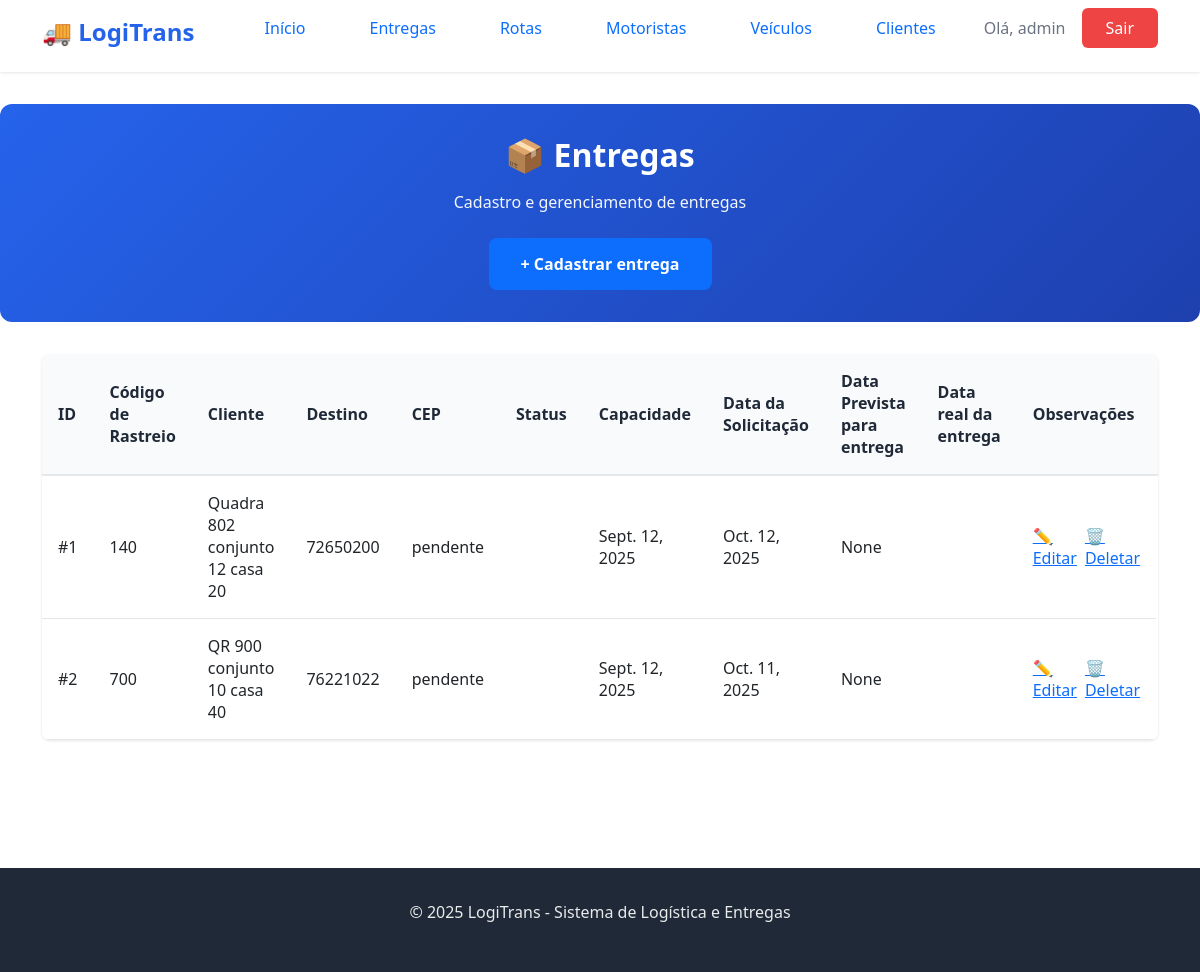
The app's page /list_entrega/ (signed in) with its own data.
### logistica/models.py (models this page shows, shortened)
class Entrega(models.Model):
    STATUS_ENTREGA = [
        ('pendente', 'Pendente'),
        ('em_transito', 'Em trânsito'),
        ('entregue', 'Entregue'),
        ('cancelada', 'Cancelada'),
        ('remarcada', 'Remarcada'),
    ]
    codigo_rastreio = models.IntegerField(unique=True)
    cliente = models.ForeignKey(Cliente, on_delete=models.CASCADE)
    endereco_origem = models.CharField(max_length=100)
    cep_origem = models.CharField(max_length=100)
    endereco_destino = models.CharField(max_length=100)
    cep_destino = models.CharField(max_length=8)
    status = models.CharField(max_length=100, choices=STATUS_ENTREGA, default='pendente')
    capacidade_necessaria = models.FloatField()
    valor_frete = models.FloatField()
    data_solicitacao = models.DateField()
    data_entrega_prevista = models.DateField()
    data_entrega_real = models.DateField(null=True, blank=True)
    obs = models.TextField()

### logistica/views.py (the view)
# urls.py: path('list_entrega/', views.list_entrega, name='list_entrega'),
@login_required()
def list_entrega(request):
    entregas = Entrega.objects.all()
    return render(request, 'log/list_entrega.html', {'entregas': entregas})

### logistica/templates/log/list_entrega.html (shortened to what this page needs)
{% extends 'log/base.html' %}
{% block content %}
<section class="hero hero-small">
    <div class="container">
        <div class="hero-content">
            <h1>📦 Entregas</h1>
            <p>Cadastro e gerenciamento de entregas</p>
            <a href="{% url 'criar_entrega' %}" class="btn-primary">+ Cadastrar entrega</a>
        </div>
    </div>
</section>
<section class="page-section">
    <div class="container">
        <div class="table-container">
            <table class="data-table">
                <thead>
                    <tr>
                        <th>ID</th>
                        <th>Código de Rastreio</th>
                        <th>Cliente</th>
                        <th>Destino</th>
                        <th>CEP</th>
                        <th>Status</th>
                        <th>Capacidade</th>
                        <th>Data da Solicitação</th>
                        <th>Data Prevista para entrega</th>
                        <th>Data real da entrega</th>
                        <th>Observações</th>
                    </tr>
                </thead>
                <tbody>
                    {% for entrega in entregas %}
                    <tr>
                        <td>#{{ entrega.id }}</td>
                        <td>{{ entrega.codigo_rastreio }}</td>
                        <td>{{ entrega.endereco_destino }}</td>
                        <td>{{ entrega.cep_destino }}</td>
                        <td>{{ entrega.status }}</td>
                        <td>{{ entrega.capacidade }}</td>
                        <td>{{ entrega.data_solicitacao }}</td>
                         <td>{{ entrega.data_entrega_prevista }}</td>
                        <td>{{ entrega.data_entrega_real }}</td>
                        <td>{{ entrega.data_obs }}</td>
                        <td>
                            <div class="action-buttons">
                                <a href="{% url 'atualizar_entrega' entrega.id %}"
                                   class="btn-action btn-edit"
                                   title="Editar">
                                    ✏️ Editar
                                </a>
                                <a href="{% url 'deletar_entrega' entrega.id %}"
                                   class="btn-action btn-delete"
                                   title="Deletar"
                                   onclick="return confirm('Tem certeza que deseja deletar essa entrega?')">
                                    🗑️ Deletar
                                </a>
                            </div>
                        </td>
                    </tr>
                    {% endfor %}
                </tbody>
            </table>
        </div>
    </div>
</section>
{% endblock %}

### logistica/templates/log/base.html (shortened to what this page needs)
{% load static %}
<html lang="pt-BR">
<head>
    <link rel="stylesheet" href="{% static 'log/style.css' %}">
    <link href="https://cdn.jsdelivr.net/npm/bootstrap@5.0.0-beta2/dist/css/bootstrap.min.css" rel="stylesheet">
</head>
<body>
    <nav class="navbar">
        <div class="container">
            <div class="nav-brand">
                <h1>🚚 LogiTrans</h1>
            </div>
            <ul class="nav-menu">
                <li><a href="{% url 'home' %}" class="nav-link">Início</a></li>
                {% if user.is_authenticated %}
                    <li><a href="{% url 'list_entrega' %}" class="nav-link">Entregas</a></li>
                    <li><a href="{% url 'list_rota' %}" class="nav-link">Rotas</a></li>
                    <li><a href="{% url 'list_motorista' %}" class="nav-link">Motoristas</a></li>
                    <li><a href="{% url 'list_veiculo' %}" class="nav-link">Veículos</a></li>
                    <li><a href="{% url 'list_cliente' %}" class="nav-link">Clientes</a></li>
                    <li class="user-info">
                        <span>Olá, {{ user.username }}</span>
                        <a href="{% url 'logout' %}" class="btn-logout">Sair</a>
                    </li>
                {% else %}
                    <li><a href="{% url 'login' %}" class="btn-login">Entrar</a></li>
                {% endif %}
            </ul>
        </div>
    </nav>
    <main class="main-content">
        {% block content %}
        {% endblock %}
    </main>
    <footer class="footer">
        <div class="container">
            <p>&copy; 2025 LogiTrans - Sistema de Logística e Entregas</p>
        </div>
    </footer>
</body>
</html>

### logistica/static/log/style.css (style rules this page uses)
* { margin: 0; padding: 0; box-sizing: border-box; }
:root { --primary-color: #2563eb; --primary-dark: #1e40af; --secondary-color: #10b981; --danger-color: #ef4444; --warning-color: #f59e0b; --text-primary: #1f2937; --text-secondary: #6b7280; --bg-light: #f9fafb; --bg-white: #ffffff; --border-color: #e5e7eb; --shadow: 0 1px 3px rgba(0, 0, 0, 0.1); --shadow-lg: 0 10px 15px -3px rgba(0, 0, 0, 0.1); }
body { font-family: 'Segoe UI', Tahoma, Geneva, Verdana, sans-serif; color: var(--text-primary); background-color: var(--bg-light); line-height: 1.6; }
.container { max-width: 1200px; margin: 0 auto; padding: 0 20px; }
.navbar { background-color: var(--bg-white); box-shadow: var(--shadow); position: sticky; top: 0; z-index: 1000; padding: 1rem 0; }
.navbar .container { display: flex; justify-content: space-between; align-items: center; }
.nav-brand h1 { font-size: 1.5rem; color: var(--primary-color); font-weight: 700; }
.nav-menu { display: flex; list-style: none; gap: 2rem; align-items: center; }
.nav-link { color: var(--text-primary); text-decoration: none; font-weight: 500; transition: color 0.3s; }
.user-info { display: flex; align-items: center; gap: 1rem; }
.user-info span { color: var(--text-secondary); }
.btn-login, .btn-logout { background-color: var(--primary-color); color: white; padding: 0.5rem 1.5rem; border-radius: 6px; text-decoration: none; font-weight: 500; transition: background-color 0.3s; }
.btn-logout { background-color: var(--danger-color); }
.main-content { min-height: calc(100vh - 200px); padding: 2rem 0; }
.hero { background: linear-gradient(135deg, var(--primary-color) 0%, var(--primary-dark) 100%); color: white; padding: 4rem 0; text-align: center; border-radius: 12px; margin: 2rem 0; }
.hero-content h1 { font-size: 3rem; margin-bottom: 1rem; font-weight: 700; }
.hero-content p { font-size: 1.25rem; margin-bottom: 2rem; opacity: 0.95; }
.btn-primary { background-color: white; color: var(--primary-color); padding: 0.875rem 2rem; border-radius: 8px; text-decoration: none; font-weight: 600; display: inline-block; transition: transform 0.3s, box-shadow 0.3s; border: none; cursor: pointer; font-size: 1rem; }
.hero-small { padding: 2rem 0; margin: 0; }
.hero-small .hero-content h1 { font-size: 2rem; }
.hero-small .hero-content p { font-size: 1rem; margin-bottom: 1.5rem; }
.page-section { padding: 2rem 0; }
.table-container { background: var(--bg-white); border-radius: 8px; box-shadow: var(--shadow); overflow-x: auto; }
.data-table { width: 100%; border-collapse: collapse; }
.data-table thead { background-color: var(--bg-light); }
.data-table th { padding: 1rem; text-align: left; font-weight: 600; color: var(--text-primary); border-bottom: 2px solid var(--border-color); }
.data-table td { padding: 1rem; border-bottom: 1px solid var(--border-color); }
.action-buttons { display: flex; gap: 0.5rem; }
.footer { background-color: var(--text-primary); color: white; text-align: center; padding: 2rem 0; margin-top: 4rem; }
.footer p { opacity: 0.9; }

### records on screen
Entrega: id "1", codigo_rastreio "140", endereco_destino "Quadra 802 conjunto 12 casa 20", cep_destino "72650200", status "pendente", data_solicitacao "Sept. 12, 2025", data_entrega_prevista "Oct. 12, 2025", data_entrega_real "None"
Entrega: id "2", codigo_rastreio "700", endereco_destino "QR 900 conjunto 10 casa 40", cep_destino "76221022", status "pendente", data_solicitacao "Sept. 12, 2025", data_entrega_prevista "Oct. 11, 2025", data_entrega_real "None"

### other values on screen
{{ user.username }} "admin"
